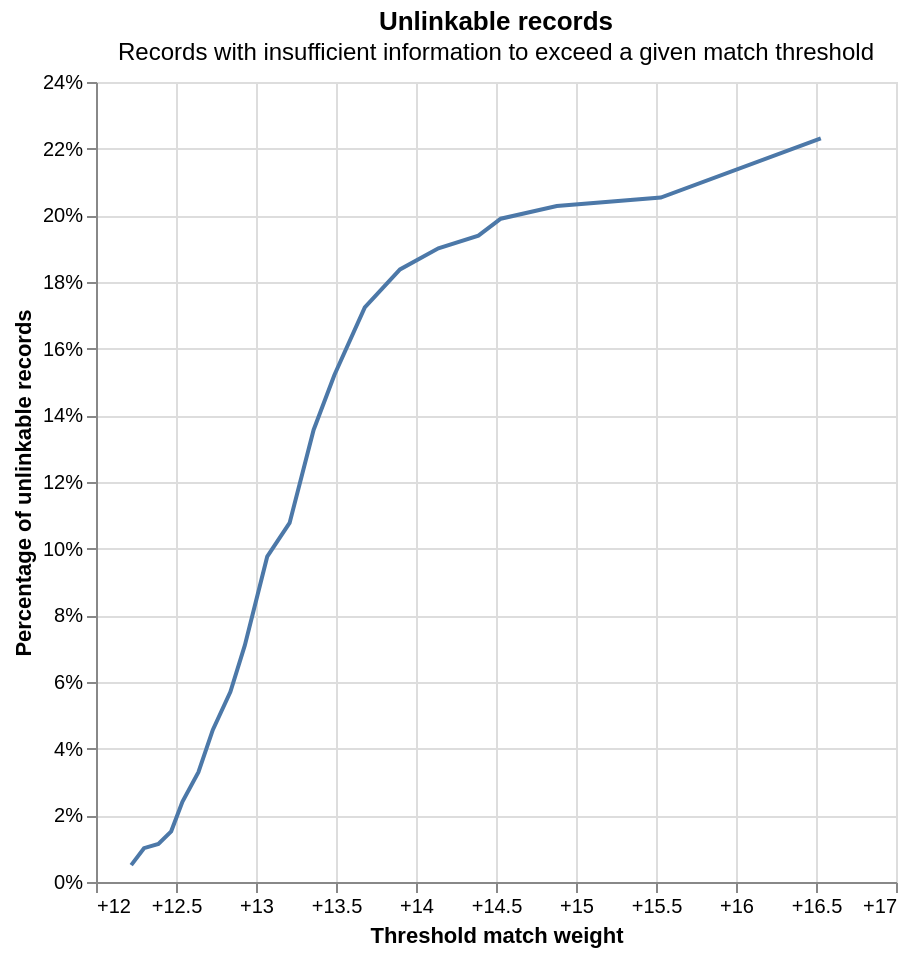

Notebook source saved alongside this figure:
### Code cell
linker.evaluation.unlinkables_chart()

### Figure 1 — Vega-Lite specification as saved in the notebook (floating-point values rounded to 4 significant figures)
{"config": {"view": {"continuousWidth": 400, "continuousHeight": 300}}, "layer": [{"mark": {"type": "line"}, "encoding": {"x": {"axis": {"format": "+", "title": "Threshold match weight"}, "field": "match_weight", "type": "quantitative"}, "y": {"axis": {"format": "%", "title": "Percentage of unlinkable records"}, "field": "cum_prop", "type": "quantitative"}}}, {"mark": {"type": "point"}, "encoding": {"opacity": {"condition": {"param": "x_match_weight_y_cum_prop_coords_of_mouse", "value": 1, "empty": false}, "value": 0}, "tooltip": [{"field": "match_weight", "format": "+.5", "title": "Match weight", "type": "quantitative"}, {"field": "match_probability", "format": ".5", "title": "Match probability", "type": "quantitative"}, {"field": "cum_prop", "format": ".3%", "title": "Proportion of unlinkable records", "type": "quantitative"}], "x": {"axis": {"title": "Threshold match weight"}, "field": "match_weight", "type": "quantitative"}, "y": {"axis": {"format": "%", "title": "Percentage of unlinkable records"}, "field": "cum_prop", "type": "quantitative"}}, "name": "mouse_coords"}, {"mark": {"type": "rule", "color": "gray"}, "encoding": {"x": {"field": "match_weight", "type": "quantitative"}}, "transform": [{"filter": {"param": "x_match_weight_y_cum_prop_coords_of_mouse", "empty": false}}]}, {"mark": {"type": "rule", "color": "gray"}, "encoding": {"y": {"field": "cum_prop", "type": "quantitative"}}, "transform": [{"filter": {"param": "x_match_weight_y_cum_prop_coords_of_mouse", "empty": false}}]}], "data": {"name": "data-c75eb8071aa5b1227ae9fae45efe5f38"}, "height": 400, "params": [{"name": "x_match_weight_y_cum_prop_coords_of_mouse", "select": {"type": "point", "fields": ["match_weight", "cum_prop"], "nearest": true, "on": "mouseover"}, "views": ["mouse_coords"]}], "title": {"text": "Unlinkable records", "subtitle": "Records with insufficient information to exceed a given match threshold"}, "width": 400, "$schema": "https://vega.github.io/schema/vega-lite/v5.9.3.json", "datasets": {"data-c75eb8071aa5b1227ae9fae45efe5f38": [{"match_weight": 12.22, "match_probability": 0.9998, "prop": 0.00507, "cum_prop": 0.00507}, {"match_weight": 12.3, "match_probability": 0.9998, "prop": 0.00507, "cum_prop": 0.01014}, {"match_weight": 12.39, "match_probability": 0.9998, "prop": 0.001267, "cum_prop": 0.01141}, {"match_weight": 12.47, "match_probability": 0.9998, "prop": 0.003802, "cum_prop": 0.01521}, {"match_weight": 12.54, "match_probability": 0.9998, "prop": 0.008872, "cum_prop": 0.02408}, {"match_weight": 12.64, "match_probability": 0.9998, "prop": 0.008872, "cum_prop": 0.03295}, {"match_weight": 12.73, "match_probability": 0.9999, "prop": 0.01267, "cum_prop": 0.04563}, {"match_weight": 12.84, "match_probability": 0.9999, "prop": 0.01141, "cum_prop": 0.05703}, {"match_weight": 12.93, "match_probability": 0.9999, "prop": 0.01394, "cum_prop": 0.07098}, {"match_weight": 13.07, "match_probability": 0.9999, "prop": 0.02662, "cum_prop": 0.09759}, {"match_weight": 13.21, "match_probability": 0.9999, "prop": 0.01014, "cum_prop": 0.1077}, {"match_weight": 13.36, "match_probability": 0.9999, "prop": 0.02788, "cum_prop": 0.1356}, {"match_weight": 13.49, "match_probability": 0.9999, "prop": 0.01648, "cum_prop": 0.1521}, {"match_weight": 13.68, "match_probability": 0.9999, "prop": 0.02028, "cum_prop": 0.1724}, {"match_weight": 13.9, "match_probability": 0.9999, "prop": 0.01141, "cum_prop": 0.1838}, {"match_weight": 14.14, "match_probability": 0.9999, "prop": 0.006337, "cum_prop": 0.1901}, {"match_weight": 14.39, "match_probability": 1.0, "prop": 0.003802, "cum_prop": 0.1939}, {"match_weight": 14.53, "match_probability": 1.0, "prop": 0.00507, "cum_prop": 0.199}, {"match_weight": 14.88, "match_probability": 1.0, "prop": 0.003802, "cum_prop": 0.2028}, {"match_weight": 15.53, "match_probability": 1.0, "prop": 0.002535, "cum_prop": 0.2053}, {"match_weight": 16.53, "match_probability": 1.0, "prop": 0.01774, "cum_prop": 0.2231}]}}
